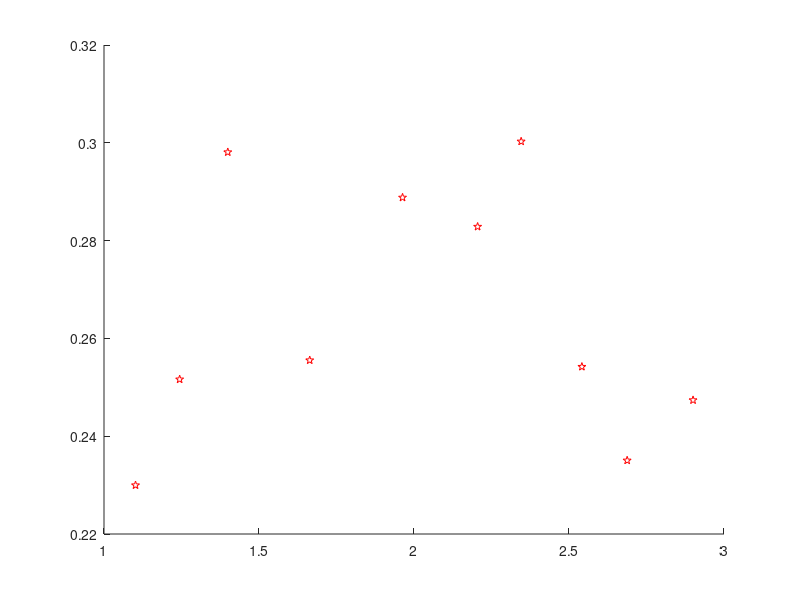

Reproduce this figure in MATLAB. (Note: this script raises an error after producing the figure.)
function plot_others_data_v
%UNTITLED 此处提供此函数的摘要
%   此处提供详细说明
hold on
% chen_f = [1,1.72];
% chen_v_BL = [0.55,0.7];
% plot(chen_f,chen_v_BL*0.42,'rp',LineWidth=5,DisplayName="Chen Bing Xing BL=0.42")
data = [1.1016635859519408, 0.5475609449245629
1.243992606284658, 0.5991090766565697
1.3992606284658042, 0.7097175097502202
1.6635859519408502, 0.6084116092944034
1.9630314232902035, 0.6876366240528011
2.2051756007393717, 0.6734464971789685
2.345656192236599, 0.7149418857845177
2.5415896487985217, 0.60524469907385
2.6876155268022184, 0.5596208301477775
2.900184842883549, 0.5889847190097841
    ];
plot(data(:,1),data(:,2)*0.42,'rp',LineWidth=5,DisplayName="Chen Bingxing BL=0.42")
%%
data = [2.718358038768529, 0.14028979058319657
3.8198403648802737, 0.2980315376699947
4.610034207525656, 0.46951859165113885
6.182440136830103, 0.6524949244931446
7.539338654503992, 0.7847996217704478
8.880273660205246, 0.8917429151486498
10.692132269099202, 1.2873354284284007
11.657924743443557, 1.4431637789582
13.493728620296467, 1.7372862029646523
15.034207525655646, 1.8831982645938203
];
% plot(data(1:4,1),data(1:4,2),'bh',LineWidth=5,DisplayName="Chen Di BL=0.264")
plot(data(:,1),data(:,2),'bh',LineWidth=5,DisplayName="Chen Di BL=0.264")
%%
data = [1.362543797468354, 0.11343851376084924
1.7300172151898732, 0.16183948110032853
2.034495189873418, 0.21345086484627374
2.5489579746835442, 0.2644569713857961
2.9479291139240504, 0.3115749468246529
3.110667341772152, 0.31096085965350045
3.756370632911392, 0.3549026796598397
4.276083037974684, 0.3556440218770864
4.806294683544303, 0.41696398675505625
5.089774177215189, 0.41443911612254947
5.242013164556963, 0.4576444883364917
5.441498734177215, 0.45832611857057115
];
plot(data(:,1),data(:,2),'m^',LineWidth=5,DisplayName="SCIENCE ROBOTICS BL=0.3292m")


legend Visible on
end